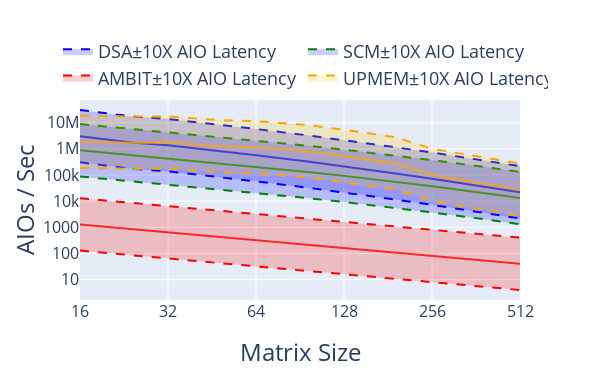

The cell this chart's notebook holds for it:
### Markdown cell above
## Graph  AIO Uncertainty

### Code cell
# Accelerator clock frequencies (Hz)
dsa_frequency = 1200000000
scm_frequency = 1000000000
ambit_frequency = 1200000000
upmem_frequency = 300000000
aio_uncertainty=10 # Uncertainty in either direction from the "True" value.

graph_cholesky_comparison(input_dfs=accme_dfs, frequencies=[dsa_frequency,scm_frequency,ambit_frequency,upmem_frequency], aio_uncertainty=aio_uncertainty)

### Figure 1 — Plotly figure (JSON) as saved in the notebook; plotly's stock layout.template omitted (floating-point values rounded to 4 significant figures)
{"data": [{"fill": "none", "line": {"color": "blue", "dash": "dash", "width": 2}, "mode": "lines", "name": "DSA", "opacity": 0.8, "showlegend": false, "type": "scatter", "x": [16, 24, 32, 48, 64, 96, 128, 192, 256, 384, 512], "y": [30510000.0, 17370000.0, 13760000.0, 8329000.0, 5727000.0, 3277000.0, 2154000.0, 1152000.0, 722000.0, 362200.0, 217800.0]}, {"fill": "tonexty", "fillcolor": "rgba(0, 0, 255, 0.2)", "line": {"color": "blue", "dash": "dash", "width": 2}, "mode": "lines", "name": "DSA±10X AIO Latency", "opacity": 0.8, "type": "scatter", "x": [16, 24, 32, 48, 64, 96, 128, 192, 256, 384, 512], "y": [305100.0, 173700.0, 137600.0, 83290.0, 57270.0, 32770.0, 21540.0, 11520.0, 7220.0, 3622.0, 2178.0]}, {"fill": "none", "line": {"color": "blue", "width": 2}, "mode": "lines", "name": "DSA", "opacity": 0.8, "showlegend": false, "type": "scatter", "x": [16, 24, 32, 48, 64, 96, 128, 192, 256, 384, 512], "y": [3051000.0, 1737000.0, 1376000.0, 832900.0, 572700.0, 327700.0, 215400.0, 115200.0, 72200.0, 36220.0, 21780.0]}, {"fill": "none", "line": {"color": "green", "dash": "dash", "width": 2}, "mode": "lines", "name": "DSA", "opacity": 0.8, "showlegend": false, "type": "scatter", "x": [16, 24, 32, 48, 64, 96, 128, 192, 256, 384, 512], "y": [8823000.0, 5711000.0, 4438000.0, 2890000.0, 2103000.0, 1316000.0, 926800.0, 549500.0, 370800.0, 205800.0, 132100.0]}, {"fill": "tonexty", "fillcolor": "rgba(0, 0, 255, 0.2)", "line": {"color": "green", "dash": "dash", "width": 2}, "mode": "lines", "name": "SCM±10X AIO Latency", "opacity": 0.8, "type": "scatter", "x": [16, 24, 32, 48, 64, 96, 128, 192, 256, 384, 512], "y": [88230.0, 57110.0, 44380.0, 28900.0, 21030.0, 13160.0, 9268.0, 5495.0, 3708.0, 2058.0, 1321.0]}, {"fill": "none", "line": {"color": "green", "width": 2}, "mode": "lines", "name": "DSA", "opacity": 0.8, "showlegend": false, "type": "scatter", "x": [16, 24, 32, 48, 64, 96, 128, 192, 256, 384, 512], "y": [882300.0, 571100.0, 443800.0, 289000.0, 210300.0, 131600.0, 92680.0, 54950.0, 37080.0, 20580.0, 13210.0]}, {"fill": "none", "line": {"color": "red", "dash": "dash", "width": 2}, "mode": "lines", "name": "DSA", "opacity": 0.8, "showlegend": false, "type": "scatter", "x": [16, 24, 32, 48, 64, 96, 128, 192, 256, 384, 512], "y": [12930.0, 8603.0, 6448.0, 4297.0, 3222.0, 2148.0, 1611.0, 1074.0, 805.5, 537.0, 402.8]}, {"fill": "tonexty", "fillcolor": "rgba(255, 0, 0, 0.2)", "line": {"color": "red", "dash": "dash", "width": 2}, "mode": "lines", "name": "AMBIT±10X AIO Latency", "opacity": 0.8, "type": "scatter", "x": [16, 24, 32, 48, 64, 96, 128, 192, 256, 384, 512], "y": [129.3, 86.03, 64.48, 42.97, 32.22, 21.48, 16.11, 10.74, 8.055, 5.37, 4.028]}, {"fill": "none", "line": {"color": "red", "width": 2}, "mode": "lines", "name": "DSA", "opacity": 0.8, "showlegend": false, "type": "scatter", "x": [16, 24, 32, 48, 64, 96, 128, 192, 256, 384, 512], "y": [1293.0, 860.3, 644.8, 429.7, 322.2, 214.8, 161.1, 107.4, 80.55, 53.7, 40.28]}, {"fill": "none", "line": {"color": "orange", "dash": "dash", "width": 2}, "mode": "lines", "name": "DSA", "opacity": 0.8, "showlegend": false, "type": "scatter", "x": [16, 24, 32, 48, 64, 96, 128, 192, 256, 384, 512], "y": [18900000.0, 17130000.0, 17450000.0, 12520000.0, 11440000.0, 8113000.0, 5334000.0, 2800000.0, 1005000.0, 471700.0, 272900.0]}, {"fill": "tonexty", "fillcolor": "rgba(250, 200, 0, 0.2)", "line": {"color": "orange", "dash": "dash", "width": 2}, "mode": "lines", "name": "UPMEM±10X AIO Latency", "opacity": 0.8, "type": "scatter", "x": [16, 24, 32, 48, 64, 96, 128, 192, 256, 384, 512], "y": [189000.0, 171300.0, 174500.0, 125200.0, 114400.0, 81130.0, 53340.0, 28000.0, 10050.0, 4717.0, 2729.0]}, {"fill": "none", "line": {"color": "orange", "width": 2}, "mode": "lines", "name": "DSA", "opacity": 0.8, "showlegend": false, "type": "scatter", "x": [16, 24, 32, 48, 64, 96, 128, 192, 256, 384, 512], "y": [1890000.0, 1713000.0, 1745000.0, 1252000.0, 1144000.0, 811300.0, 533400.0, 280000.0, 100500.0, 47170.0, 27290.0]}], "layout": {"annotations": [{"font": {"size": 24}, "showarrow": false, "text": "Matrix Size", "x": 0.5, "xref": "paper", "y": -0.35, "yref": "paper"}, {"font": {"size": 24}, "showarrow": false, "text": "AIOs / Sec", "textangle": -90, "x": -0.17, "xref": "paper", "y": 0.5, "yref": "paper"}], "autosize": false, "height": 380, "legend": {"entrywidth": 200, "font": {"size": 18}, "itemwidth": 30, "orientation": "h", "traceorder": "normal", "x": -0.05, "xanchor": "left", "y": 1.02, "yanchor": "bottom"}, "width": 600, "xaxis": {"tickfont": {"size": 16}, "tickvals": [1, 2, 4, 8, 16, 32, 64, 128, 256, 512, 1024, 2048], "type": "log"}, "yaxis": {"dtick": 1, "tickfont": {"size": 16}, "type": "log"}}}
